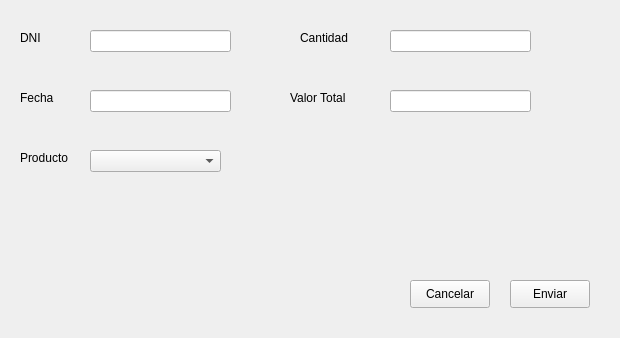
<?xml version="1.0" encoding="UTF-8"?>
<ui version="4.0">
 <class>Form</class>
 <widget class="QWidget" name="Form">
  <property name="geometry">
   <rect>
    <x>0</x>
    <y>0</y>
    <width>620</width>
    <height>338</height>
   </rect>
  </property>
  <property name="windowTitle">
   <string>Form</string>
  </property>
  <widget class="QLabel" name="label">
   <property name="geometry">
    <rect>
     <x>20</x>
     <y>90</y>
     <width>55</width>
     <height>16</height>
    </rect>
   </property>
   <property name="text">
    <string>Fecha</string>
   </property>
  </widget>
  <widget class="QLabel" name="label_2">
   <property name="geometry">
    <rect>
     <x>20</x>
     <y>150</y>
     <width>55</width>
     <height>16</height>
    </rect>
   </property>
   <property name="text">
    <string>Producto</string>
   </property>
  </widget>
  <widget class="QLabel" name="label_3">
   <property name="geometry">
    <rect>
     <x>300</x>
     <y>30</y>
     <width>71</width>
     <height>16</height>
    </rect>
   </property>
   <property name="text">
    <string>Cantidad</string>
   </property>
  </widget>
  <widget class="QLabel" name="label_4">
   <property name="geometry">
    <rect>
     <x>290</x>
     <y>90</y>
     <width>81</width>
     <height>16</height>
    </rect>
   </property>
   <property name="text">
    <string>Valor Total</string>
   </property>
  </widget>
  <widget class="QLineEdit" name="lineEdit">
   <property name="geometry">
    <rect>
     <x>90</x>
     <y>90</y>
     <width>141</width>
     <height>22</height>
    </rect>
   </property>
  </widget>
  <widget class="QLineEdit" name="lineEdit_2">
   <property name="geometry">
    <rect>
     <x>390</x>
     <y>90</y>
     <width>141</width>
     <height>22</height>
    </rect>
   </property>
  </widget>
  <widget class="QLineEdit" name="lineEdit_3">
   <property name="geometry">
    <rect>
     <x>390</x>
     <y>30</y>
     <width>141</width>
     <height>22</height>
    </rect>
   </property>
  </widget>
  <widget class="QComboBox" name="comboBox">
   <property name="geometry">
    <rect>
     <x>90</x>
     <y>150</y>
     <width>131</width>
     <height>22</height>
    </rect>
   </property>
  </widget>
  <widget class="QPushButton" name="pushButton_enviar_2">
   <property name="geometry">
    <rect>
     <x>410</x>
     <y>280</y>
     <width>80</width>
     <height>28</height>
    </rect>
   </property>
   <property name="text">
    <string>Cancelar</string>
   </property>
  </widget>
  <widget class="QPushButton" name="pushButton_enviar">
   <property name="geometry">
    <rect>
     <x>510</x>
     <y>280</y>
     <width>80</width>
     <height>28</height>
    </rect>
   </property>
   <property name="text">
    <string>Enviar</string>
   </property>
  </widget>
  <widget class="QLabel" name="label_5">
   <property name="geometry">
    <rect>
     <x>20</x>
     <y>30</y>
     <width>55</width>
     <height>16</height>
    </rect>
   </property>
   <property name="text">
    <string>DNI</string>
   </property>
  </widget>
  <widget class="QLineEdit" name="lineEdit_dni">
   <property name="geometry">
    <rect>
     <x>90</x>
     <y>30</y>
     <width>141</width>
     <height>22</height>
    </rect>
   </property>
  </widget>
 </widget>
 <resources/>
 <connections/>
</ui>
